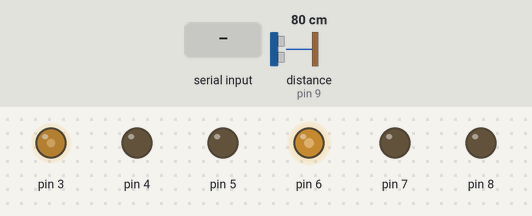
Recording of a sketch running on a simulated Arduino Uno, built with avr-gcc and run on an emulated ATmega328P. Parts: output pins drawn as LEDs (lit = HIGH). Inputs (shaded band) come from the test bench; at power-on: distance to the obstacle (sensor on pin 9) 80 cm.

Above: at 1.2 s.
1.3 s: "frente\n" received over the second serial link
At 1.8 s:
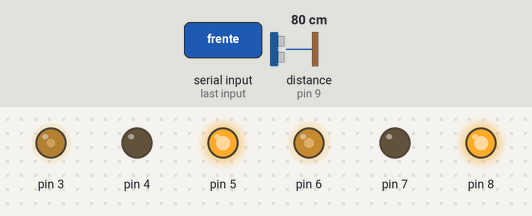
2.8 s: "direita\n" received over the second serial link
At 4.0 s:
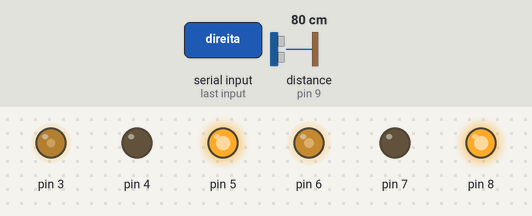
4.3 s: "esquerda\n" received over the second serial link
At 5.5 s:
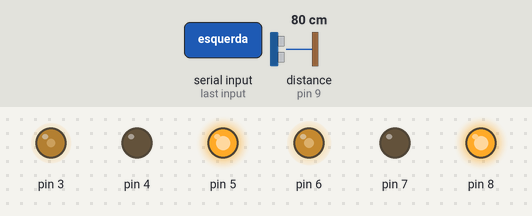
5.8 s: "tras\n" received over the second serial link
At 6.3 s:
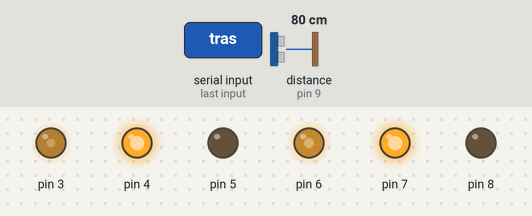
7.3 s: "parar\n" received over the second serial link
At 8.5 s:
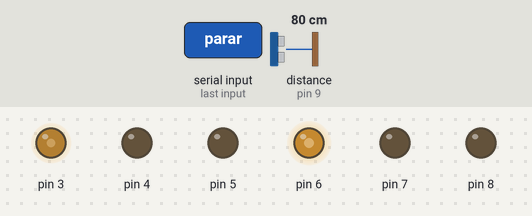
8.8 s: distance to the obstacle (sensor on pin 9) set to 35 cm
At 9.6 s:
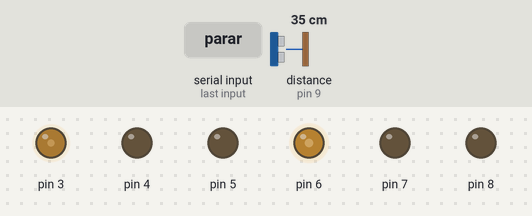
Timing chart, 0 to 11.3 s (numbered marks = the images above; inputs shaded):
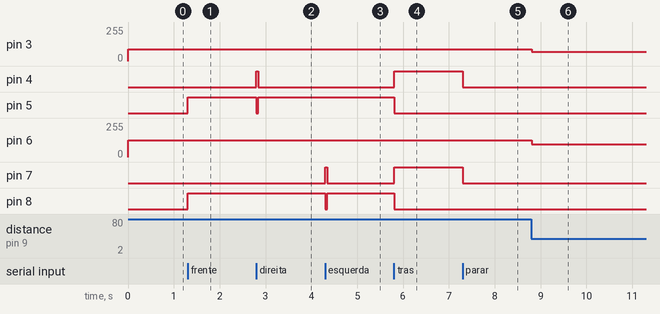

Measured:
- after the input at 1.3 s, pin 5, pin 8: LOW → HIGH at once
- after the input at 2.8 s, pin 4: LOW → HIGH at once, → LOW 0.05 s later; pin 5: HIGH → LOW at once, → HIGH 0.05 s later
- after the input at 4.3 s, pin 7: LOW → HIGH at once, → LOW 0.05 s later; pin 8: HIGH → LOW at once, → HIGH 0.05 s later
- after the input at 5.8 s, pin 4, pin 7: LOW → HIGH at once; pin 5, pin 8: HIGH → LOW at once
- after the input at 7.3 s, pin 4, pin 7: HIGH → LOW at once
- after the input at 8.8 s, pin 3: 89/255 → 70/255 at once; pin 6: 126/255 → 95/255 at once

The sketch:

gear-guard-car.ino
```cpp
#include <SoftwareSerial.h>
#include <Ultrasonic.h>

SoftwareSerial mySerial(11, 12); // Define os pinos RX e TX para comunicação serial
String comando = "";
bool indoParaFrente = false;
bool indoParaTras = false;

Ultrasonic ultrasonic(10, 9); // Inicializa o sensor ultrassônico nos pinos 10 e 9
long distancia = 0;
int velocidadeDireita = 70;  // Velocidade inicial da roda direita
int velocidadeEsquerda = 95; // Velocidade inicial da roda esquerda

void setup()
{
  // Configura os pinos como saídas
  pinMode(3, OUTPUT);
  pinMode(4, OUTPUT);
  pinMode(5, OUTPUT);
  pinMode(6, OUTPUT);
  pinMode(7, OUTPUT);
  pinMode(8, OUTPUT);

  Serial.begin(115200);
  mySerial.begin(9600); // Inicia a comunicação Serial com o Bluetooth
}

void loop()
{
  // Verifica se há dados disponíveis para leitura na porta Serial do Bluetooth
  if (mySerial.available())
  {
    comando = mySerial.readStringUntil('\n'); // Lê o comando enviado via Bluetooth
    interpretarComandoBluetooth(comando);     // Interpreta o comando recebido
  }

  distancia = ultrasonic.read(CM); // Lê a distância do obstáculo mais próximo em centímetros
  ajustarVelocidade();             // Ajusta a velocidade com base na distância do obstáculo
}

void ajustarVelocidade()
{
  // Ajusta a velocidade do robô baseando-se na distância do obstáculo
  if (!indoParaTras)
  {
    if (distancia < 20)
    {
      parar(); // Para o robô se o obstáculo estiver muito próximo
    }
    else if (distancia < 80)
    {
      setVelocidade(70, 95); // Define uma velocidade menor se o obstáculo estiver a uma distância média
    }
    else
    {
      setVelocidade(89, 126); // Define uma velocidade maior se não houver obstáculos próximos
    }
  }
}

void setVelocidade(int velocidadeDireitaAux, int velocidadeEsquerdaAux)
{
  // Ajusta a velocidade das rodas
  velocidadeDireita = velocidadeDireitaAux;
  velocidadeEsquerda = velocidadeEsquerdaAux;

  // Aplica a velocidade nas rodas
  analogWrite(3, velocidadeDireita);
  analogWrite(6, velocidadeEsquerda);
}

void interpretarComandoBluetooth(String cmd)
{
  // Interpreta os comandos recebidos via Bluetooth
  if (cmd == "frente")
  {
    moverParaFrente();
  }
  else if (cmd == "direita")
  {
    andarParaDireita();
  }
  else if (cmd == "esquerda")
  {
    andarParaEsquerda();
  }
  else if (cmd == "tras")
  {
    moverParaTras();
  }
  else if (cmd == "parar")
  {
    parar();
  }
}

void moverParaFrente()
{
  // Define a movimentação do robô para frente nas variváveis de controle
  indoParaFrente = true;
  indoParaTras = false;

  // Aciona os motores para mover para frente
  analogWrite(3, velocidadeDireita);
  digitalWrite(4, LOW);
  digitalWrite(5, HIGH);

  analogWrite(6, velocidadeEsquerda);
  digitalWrite(7, LOW);
  digitalWrite(8, HIGH);
}

void andarParaDireita()
{
  // Faz o robô virar para a direita
  analogWrite(3, velocidadeDireita);
  digitalWrite(4, HIGH);
  digitalWrite(5, LOW);

  analogWrite(6, velocidadeEsquerda);
  digitalWrite(7, LOW);
  digitalWrite(8, HIGH);

  // Ajusta o tempo de virada com base no movimento atual
  if (indoParaFrente)
  {
    delay(45);
    moverParaFrente();
  }
  else if (indoParaTras)
  {
    delay(45);
    moverParaTras();
  }
  else
  {
    delay(190);
    parar();
  }
}

void andarParaEsquerda()
{
  // Faz o robô virar para a esquerda
  analogWrite(3, velocidadeDireita);
  digitalWrite(4, LOW);
  digitalWrite(5, HIGH);

  analogWrite(6, velocidadeEsquerda);
  digitalWrite(7, HIGH);
  digitalWrite(8, LOW);

  // Ajusta o tempo de virada com base no movimento atual
  if (indoParaFrente)
  {
    delay(45);
    moverParaFrente();
  }
  else if (indoParaTras)
  {
    delay(45);
    moverParaTras();
  }
  else
  {
    delay(190);
    parar();
  }
}

void moverParaTras()
{
  // Define a movimentação do robô para trás nas variváveis de controle
  indoParaFrente = false;
  indoParaTras = true;

  // Aciona os motores para mover para trás
  analogWrite(3, velocidadeDireita);
  digitalWrite(4, HIGH);
  digitalWrite(5, LOW);

  analogWrite(6, velocidadeEsquerda);
  digitalWrite(7, HIGH);
  digitalWrite(8, LOW);
}

void parar()
{
  // Para todos os movimentos do robô
  indoParaFrente = false;
  indoParaTras = false;

  // Desliga os motores
  digitalWrite(4, LOW);
  digitalWrite(5, LOW);
  digitalWrite(7, LOW);
  digitalWrite(8, LOW);
}
```
